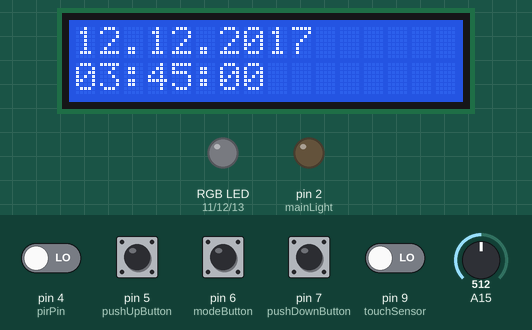
The sketch below on a simulated Arduino Mega 2560, built with avr-gcc and run on an emulated ATmega2560. On the bench: 16×2 character LCD, an RGB LED mixed from three pins (HIGH = lit), output pins drawn as LEDs (lit = HIGH). Inputs (shaded band) come from the test bench; at power-on: pin 4 (pirPin), pin 5 (pushUpButton), pin 6 (modeButton), pin 7 (pushDownButton), pin 9 (touchSensor) LOW, A15 = 512. The local clock reads 2024-03-15 10:24:30 at power-on unless the sketch sets it; what the sketch prints to the serial monitor is not drawn.

Above: at 1.2 s.
1.3 s: A15 set to 306
5.4 s: pin 9 (touchSensor) driven HIGH
At 9.3 s:
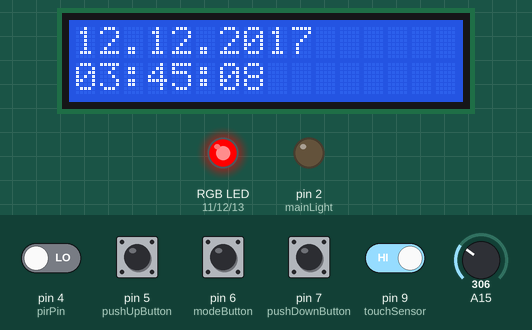
9.5 s: pin 6 (modeButton) pulled HIGH for 1.25 s
At 11.6 s:
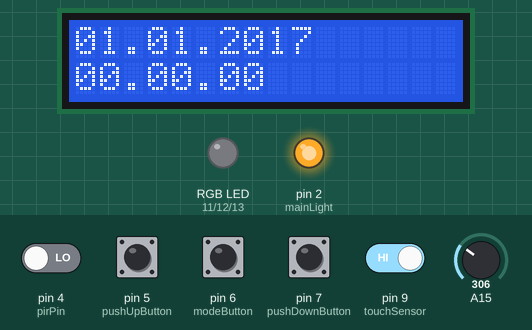
14.8 s: pin 7 (pushDownButton) pulled HIGH for 1.25 s
At 16.2 s:
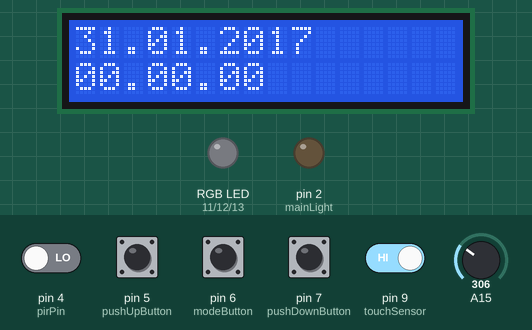
17.5 s: pin 5 (pushUpButton) pulled HIGH for 1.25 s
At 20.09 s:
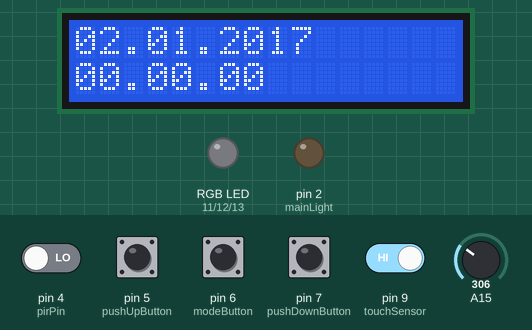
20.9 s: pin 5 (pushUpButton) pulled HIGH for 1.25 s
At 23.0 s:
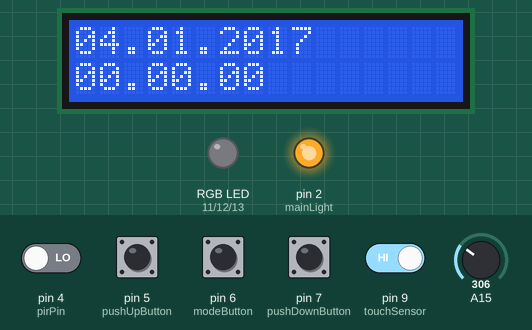
Timing chart, 0 to 24.6 s (numbered marks = the images above; inputs shaded):
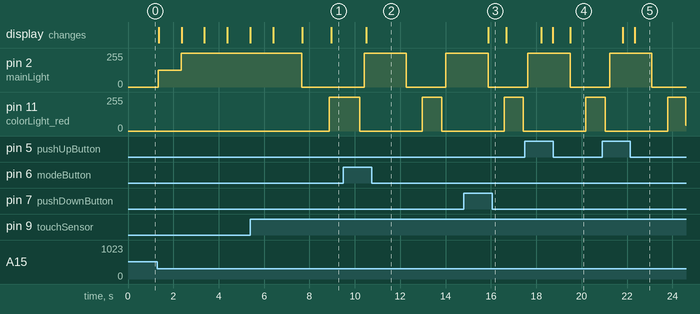

Measured:
- after the input at 5.4 s, pin 2 (mainLight): 255/255 → 0/255 after 2.3 s; pin 11 (colorLight_red): 0/255 → 255/255 after 3.5 s
- after the input at 14.8 s, the display: changes after 1.1 s (image 3)
- after the input at 17.5 s, the display: first changes after 0.71 s (image 4 shows a later state)
- after the input at 20.9 s, the display: first changes after 0.92 s (image 5 shows a later state)

The sketch:

Final_ver1.0.ino
```cpp
#include <DS1302.h>                // RTC 라이브러리 포함한다.
#include <LiquidCrystal.h>        // LiquidCrystal.h 라이브러리를 포함한다.

// ******************************************* rtc 관련 **************************************************

DS1302 rtc(26, 24, 22); // CLK(D7), DAT(D6), RST(D5)
                         // DS1302모듈을 init해주는 역할(init: 시스템이 종료될 때까지 계속 실행되는 데몬 프로세스)
LiquidCrystal lcd(48, 46, 47, 45, 43, 41);       // LCD가 연결된 핀을 설정한다.

const int pushUpButton = 5;      // Up 버튼
const int modeButton = 6;        // 모드 버튼
const int pushDownButton = 7;    // Down 버튼

int modeState = 0;
int upState = 0;
int downState = 0;

int mode = 0;

// 디폴트 값 날짜, 시간
uint16_t years = 2017;        // 년
uint8_t months = 12;          // 달
uint8_t days = 12;            // 일
uint8_t hours = 3;            // 시
uint8_t minutes =45;         // 분
uint8_t seconds = 0;          // 초

// 수정하는 날짜 시간
uint16_t set_years = 2017;    // 년
uint8_t set_months = 1;       // 달
uint8_t set_days = 1;         // 일
uint8_t set_hours = 0;        // 시
uint8_t set_minutes = 0;      // 분
uint8_t set_seconds = 0;      // 초

// ********************************************* LED 관련 ***************************************************

int touchSensor = 9;                    // 터치 센서
int mainLight = 2;                      // 3W LED
int colorLight_red = 11;                // LED red
int colorLight_green = 12;              // LED green
int colorLight_blue = 13;               // LED blue

int prev_red = 0;                       // 이전 red 값
int prev_green = 0;                     // 이전 green 값
int prev_blue = 0;                      // 이전 blue 값
int prev_white = 0;                     // 이전 white 값

bool colorMode = false;                 // 모드 상태(true = 램프, false = 색상등)
int colorLight_ColorNum = 0;            // 색상등 색상 번호
String colorLight_Color = "red";        // 색상등 색상 문자열값

int pirPin = 4;                         // PIR 센서

unsigned long prev_time_lcd = 0;        // LCD 이전 시간(ms)
unsigned long prev_time_led = 0;        // LED 이전 시간(ms)
unsigned long curr_time = 0;            // 다음 시간(ms)
unsigned long curr_time_lcd = 0;        // LCD 다음 시간(ms)


void setup() {               // 초기설정
    Serial.begin(9600);
//********************************************** rtc 관련 ************************************************

    rtc.halt(false);         // 시간을 run-mode로 설정
    rtc.writeProtect(false); // 쓰는 것을 방지하는 비활성화 역할
                             // false로 설정해주어야 시간 설정을 자유롭게 할 수 있다. 00시 00분 00초가 되면 다시 reset되어 처음부터 카운팅
                             // 처음 시간과 날짜를 설정해주고 나서 업로드 하고선 다시 시간과 날짜 코드를 주석처리하고 업로드를 해야지
                             // 아두이노에 초기 시간과 날짜가 설정되어 전원이 꺼져도 동작이 가능해진다

    rtc.setTime(hours, minutes, seconds);       // 00시 05분 30초(시간)
    rtc.setDate(days, months, years);           // 2017년 12월 12일 (날짜)
    lcd.begin(16, 2);                           // LCD의 크기를 설정한다.

    pinMode(modeButton, INPUT);
    pinMode(pushUpButton, INPUT);
    pinMode(pushDownButton, INPUT);

//************************************************ LED관련 ***********************************************

    pinMode(touchSensor, INPUT);
    pinMode(pirPin, INPUT);

    pinMode(mainLight, OUTPUT);
    pinMode(colorLight_red, OUTPUT);
    pinMode(colorLight_green, OUTPUT);
    pinMode(colorLight_blue, OUTPUT);

}


void loop() {

  modeState = digitalRead(modeButton);
  upState = digitalRead(pushUpButton);
  downState = digitalRead(pushDownButton);

  int touchValue = digitalRead(touchSensor);            // 터치 센서 입력
  int analogInput = analogRead(A15);                    // 가변 저항 입력
  int pirState = digitalRead(pirPin);                   // PIR 상태

  curr_time = millis();                                 // 현재 시간(ms) 기록

//************************************************ rtc관련 ***************************************************

  Serial.println(mode);
  if(modeState == HIGH){
      mode = (mode + 1) % 7;
    }
  if(mode == 0){ //&& curr_time - prev_time_lcd >= 1000) {        // RTC 정상 작동
    lcd.setCursor(0, 0);           // 커서 위치 이동(0번째 칸, 0번째 줄)
    lcd.print(rtc.getDateStr());   // 날짜를 출력
    lcd.setCursor(0, 1);           // 커서 위치 이동(0번째 칸, 1번째 줄)
    lcd.print(rtc.getTimeStr());   // 시간을 출력
    delay(1000);
  }
  else {                           // 날짜 변경 모드
    print_s();
//    curr_time_lcd = millis();
    delay(500);
//    if(curr_time_lcd - prev_time_lcd >= 500) {
      if(mode == 1){               // 일 변경
        if(upState == HIGH){
          set_days++;

          if(set_months == 1 || set_months == 3 || set_months == 5 || set_months == 7 || set_months == 8 || set_months == 10 || set_months == 12){
            set_days = (set_days % 32);          // 1 ~ 31까지 숫자 (일)
            if(set_days == 0) set_days = 1;
          }
          else if(set_months == 4 || set_months == 6 || set_months == 9 || set_months == 11){
            set_days = (set_days % 31);          // 1 ~ 30까지 숫자 (일)
            if(set_days == 0) set_days = 1;
          }
          else{
            if( (set_years % 400 == 0) || ((set_years % 4 == 0) && (set_years % 100 != 0)) ){
              set_days = (set_days % 30);        // 1 ~ 29까지 숫자 (일)-윤년
              if(set_days == 0) set_days = 1;
            }
            else{
              set_days = (set_days % 29);        // 1 ~ 28까지 숫자 (일)
              if(set_days == 0) set_days = 1;
            }
          }
        }
        if(downState == HIGH){
          set_days--;
          Serial.println(set_days);
          if(set_months == 1 || set_months == 3 || set_months == 5 || set_months == 7 || set_months == 8 || set_months == 10 || set_months == 12){
            set_days = (set_days % 32);
            if(set_days == 0) set_days = 31;
          }
          else if(set_months == 4 || set_months == 6 || set_months == 9 || set_months == 11){
            set_days = (set_days % 31);
            if(set_days == 0) set_days = 30;
          }
          else{
            if( (set_years % 400 == 0) || ((set_years % 4 == 0) && (set_years % 100 != 0)) ){
              set_days = (set_days % 30);
              if(set_days == 0) set_days = 29;
            }
            else{
              set_days = (set_days % 29);
              if(set_days == 0) set_days = 28;
            }
          }
        }
      }
      if(mode == 2){                              // 월 변경
        Serial.println("Mode 2");
        if(upState == HIGH){
          Serial.println("set_months");
          set_months++;
          set_months = (set_months % 13);         // 1~ 12까지 숫자 (월)
          if(set_months >= 13) set_months = 1;
        }
        if(downState == HIGH){
          Serial.println("set_months");
          set_months--;
          if(set_months <= 0) set_months = 12;
        }
      }
      if(mode == 3){
        Serial.println("Mode 3");
        if(upState == HIGH){
          set_years++;
        }
        if(downState == HIGH){
          set_years--;
        }
      }
      if(mode == 4){
        Serial.println("Mode 4");
        if(upState == HIGH){
          set_hours++;
          set_hours = (set_hours % 24);       // 0 ~ 23까지 숫자 (시)
          if(set_hours >= 24) set_hours = 0;
        }
        if(downState == HIGH){
          set_hours--;
          if(set_hours <= -1) set_hours = 23;
          if(set_hours == 25) set_hours = 23;
        }
      }
      if(mode == 5){
        Serial.println("Mode 5");
        if(upState == HIGH){
          set_minutes++;
          set_minutes = (set_minutes % 60);   // 0 ~ 59까지 숫자 (분)
        }
        if(downState == HIGH){
          set_minutes--;
          if(set_minutes < 0) set_minutes = 59;
        }
      }
      if(mode == 6){                   // 마지막 세팅버튼 입력시
        Serial.println("Mode 6");
        rtc.setTime(set_hours, set_minutes, set_seconds);   // 수정된 시간 세팅
        delay(2);
        rtc.setDate(set_days, set_months, set_years);       // 수정된 날짜 세팅

        // 수정하는 날짜 시간 초기화
        set_years = 2017;     // 년
        set_months = 1;       // 달
        set_days = 1;         // 일
        set_hours = 0;        // 시
        set_minutes = 0;      // 분
        set_seconds = 0;      // 초
        mode = 0;             // 시간 정상적으로 출력
      }
//      prev_time_lcd = millis();
//    }
  }

//************************************************ LED관련 ***************************************************

  // PIR 센서 반응 시(마지막으로 PIR 센서가 반응한지 3초 후)
   if(pirState == HIGH && curr_time - prev_time_led >= 3000) {
     if(colorMode) {                                     // 색상등 모드일 경우
       switch(colorLight_ColorNum) {                     // 다음 색상 선택
         case 0: colorLight_Color = "red"; break;
         case 1: colorLight_Color = "green"; break;
         case 2: colorLight_Color = "blue"; break;
         case 3: colorLight_Color = "yellow"; break;
         case 4: colorLight_Color = "magenta"; break;
         case 5: colorLight_Color = "cyan"; break;
       }
       colorLight_ColorNum = (colorLight_ColorNum + 1) % 6;
     }
     prev_time_led = millis();                           // 이전 시간(ms) 기록
   }

  // 터치 센서 반응 시(마지막으로 터치 센서가 반응한지 1초 후)
  if(touchValue == HIGH && curr_time - prev_time_led >= 1000) {
    if(colorMode) {                                     // 색상등 모드일 경우
      setColor("off", 0, colorMode);                    // 색상등 소등
      colorMode = false;                                // 램프 모드로 변경
    }
    else {                                              // 램프 모드일 경우
      setColor("off", 1023, colorMode);                 // 램프 소등
      colorMode = true;                                 // 색상등 모드로 변경
    }
    prev_time_led = millis();                           // 이전 시간(ms) 기록
  }
  setColor(colorLight_Color, analogInput, colorMode);   // 색상 변경
}

//************************************************ rtc관련 ***************************************************

void print_s() {
      if(set_days < 10) {
        lcd.setCursor(0, 0);
        lcd.print("0");
        lcd.setCursor(1, 0);
        lcd.print(set_days);
      } else if(set_days >= 10) {
        lcd.setCursor(0, 0);
        lcd.print(set_days);
      }

      lcd.setCursor(2, 0);
      lcd.print(".");

      if(set_months < 10) {
        lcd.setCursor(3, 0);
        lcd.print("0");
        lcd.setCursor(4, 0);
        lcd.print(set_months);
      } else if(set_months >= 10) {
        lcd.setCursor(3, 0);
        lcd.print(set_months);
      }

      lcd.setCursor(5, 0);
      lcd.print(".");

      lcd.setCursor(6, 0);
      lcd.print(set_years);

      if(set_hours < 10) {
        lcd.setCursor(0, 1);
        lcd.print("0");
        lcd.setCursor(1, 1);
        lcd.print(set_hours);
      } else if(set_hours >= 10) {
        lcd.setCursor(0, 1);
        lcd.print(set_hours);
      }

      lcd.setCursor(2, 1);
      lcd.print(".");

      if(set_minutes < 10) {
        lcd.setCursor(3, 1);
        lcd.print("0");
        lcd.setCursor(4, 1);
        lcd.print(set_minutes);
      } else if(set_minutes >= 10) {
        lcd.setCursor(3, 1);
        lcd.print(set_minutes);
      }

      lcd.setCursor(5, 1);
      lcd.print(".");

      if(set_seconds < 10) {
        lcd.setCursor(6, 1);
        lcd.print("0");
        lcd.setCursor(7, 1);
        lcd.print(set_seconds);
      } else if(set_seconds >= 10) {
        lcd.setCursor(6, 1);
        lcd.print(set_seconds);
      }
}

//************************************************ LED관련 *************************************************

// 색상 변경 함수(색상 이름, 가변 저항 입력값, 현재 모드)
void setColor(String color, int analog, bool mode) {
  if(color == "white") setColor(255, 255, 255, analog, mode);         // 흰색
  else if(color == "red") setColor(255, 0, 0, analog, mode);          // 적색
  else if(color == "green") setColor(0, 255, 0, analog, mode);        // 녹색
  else if(color == "blue") setColor(0, 0, 255, analog, mode);         // 청색
  else if(color == "yellow") setColor(255, 255, 0, analog, mode);     // 노란색
  else if(color == "magenta") setColor(255, 0, 255, analog, mode);    // 자주색
  else if(color == "cyan") setColor(0, 255, 255, analog, mode);       // 청록색
  else if(color == "off") setColor(0, 0, 0, analog, mode);            // 꺼짐
  else setColor(0, 0, 0, analog, mode);                               // 그 외(=꺼짐)
}

// 색상 변경 함수(R, G, B, 가변 저항 입력값, 현재 모드)
void setColor(int red, int green, int blue, int analog, bool mode) {
  int white;                    // 3W LED 밝기
  if(mode)                      // 색상등 모드일 경우 3W LED 밝기 최소
    white = 0;
  else                          // 램프 모드일 경우 3W LED 밝기 최대
    white = 255;

  if(mode && prev_white != 255) {       // 색상등 모드이면서 3W LED가 꺼져있는 경우
    for(int i = 0; i <= 255; i++) {
      if(i >= prev_red - red && prev_red < red)             // red 값 증가
        analogWrite(colorLight_red, (prev_red + i) * (255 - (analog/4)) / 255);
      if(i >= prev_green - green && prev_green < green)     // green 값 증가
        analogWrite(colorLight_green, (prev_green + i) * (255 - (analog/4)) / 255);
      if(i >= prev_blue - blue && prev_blue < blue)         // blue 값 증가
        analogWrite(colorLight_blue, (prev_blue + i) * (255 - (analog/4)) / 255);
      if(i >= red - prev_red && prev_red > red)             // red 값 감소
        analogWrite(colorLight_red, (prev_red - i) * (255 - (analog/4)) / 255);
      if(i >= green - prev_green && prev_green > green)     // green 값 감소
        analogWrite(colorLight_green, (prev_green - i) * (255 - (analog/4)) / 255);
      if(i >= blue - prev_blue && prev_blue > blue)         // blue 값 감소
        analogWrite(colorLight_blue, (prev_blue - i) * (255 - (analog/4)) / 255);

      if(prev_red != red || prev_green != green || prev_blue != blue)       // RGB 값이 바뀔 때 딜레이
        delay(1);
    }
    delay(3);

    // 최종적으로 RGB 값 고정
    analogWrite(colorLight_red, red * (255 - (analog/4)) / 255);
    analogWrite(colorLight_green, green * (255 - (analog/4)) / 255);
    analogWrite(colorLight_blue, blue * (255 - (analog/4)) / 255);

    // 이전 RGB 값에 현재 RGB 값 저장
    prev_red = red;
    prev_green = green;
    prev_blue = blue;
  }
  else {
    for(int i = 0; i <= 255; i++) {     // 램프 모드이거나 3W LED가 켜져있는 경우
      if(i >= prev_white - white && prev_white < white)     // white 값 증가
        analogWrite(mainLight, (prev_white + i) * (255 - (analog/4)) / 255);
      if(i >= white - prev_white && prev_white > white)     // white 값 감소
        analogWrite(mainLight, (prev_white - i) * (255 - (analog/4)) / 255);

      if(prev_white != white)                               // white 값이 이전 white 값과 다르면 딜레이
        delay(1);
    }
    delay(3);

    // 최종적으로 white 값 고정
    analogWrite(mainLight, white * (255 - (analog/4)) / 255);

    // 이전 white 값에 현재 white 값 저장
    prev_white = white;
  }
}
```
